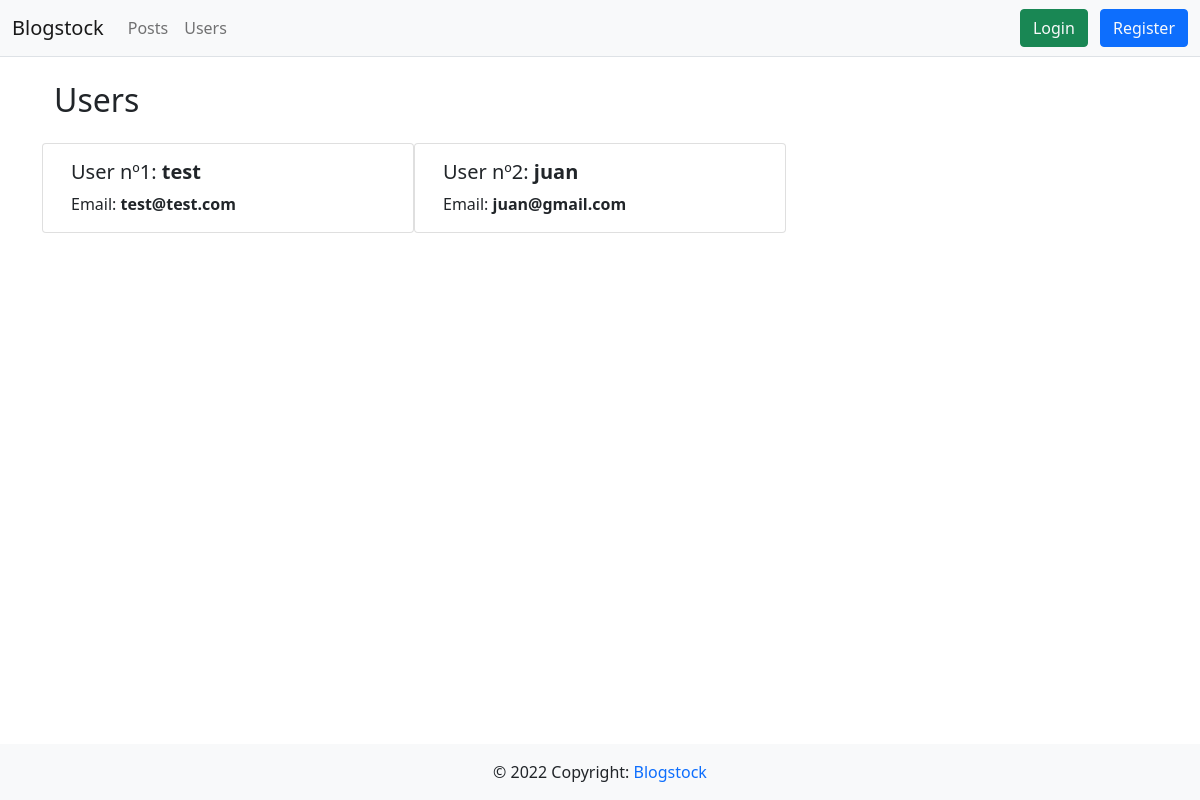
Screenshot of /users with the database file from the repository.
### app/models.py (models this page shows)
class User(db.Model, UserMixin):
    id = db.Column(db.Integer, primary_key=True)
    username = db.Column(db.String(150), unique=True)
    email = db.Column(db.String(150), unique=True)
    password = db.Column(db.String(255))
    posts = db.relationship('Post')

### app/views.py (the view)
@views.route("/users")
def users_page():
    users = User.query.all()
    return render_template(
        "users.html", user=current_user, users=users)

### app/templates/users.html (shortened to what this page needs)
{% extends "base.html" %}
{% block content %}
    <section class="container">
        <h2>Users</h2>
        <div class="row mt-4">
            {% if users %}
                {% for user in users  %}
                    <div class="card col-md-4">
                        <div class="card-body">
                            <h5 class="card-title">User nº{{ user.id }}:
                                <strong>{{ user.username }}</strong>
                            </h5>
                            <p class="card-text">Email: <strong>{{ user.email }}</strong></p>
                        </div>
                    </div>
                {% endfor %}
            {% else %}
                    <div class="alert alert-info" role="alert">
                        No users available
                    </div>
            {% endif %}
        </div>
    </section>
{% endblock %}

### app/static/app.css (style rules this page uses)
html { min-height: 100vh; overflow-x: hidden; }
body { min-height: 100vh; display: flex; flex-direction: column; }

### rows the page displays
User: id "1", username "test", email "test@test.com"
User: id "2", username "juan", email "juan@gmail.com"
